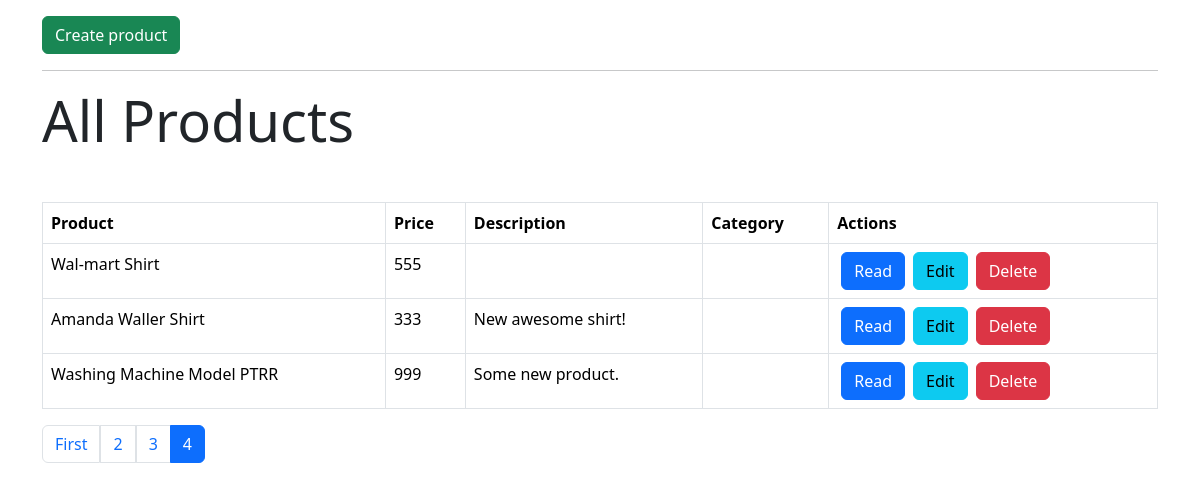
The app's page /index.php?page=4 with its own data.
### tables this page shows
CREATE TABLE IF NOT EXISTS `products` (
  `id` int(11) NOT NULL AUTO_INCREMENT,
  `name` varchar(32) NOT NULL,
  `description` text NOT NULL,
  `price` int(11) NOT NULL,
  `category_id` int(11) NOT NULL,
  `created` datetime NOT NULL,
  `modified` timestamp NOT NULL DEFAULT CURRENT_TIMESTAMP,
  PRIMARY KEY (`id`)
);

### objects/product.php (called while the page is built, shortened)
<?php
    class Product {
        private $conn;
        private $table_name = "products";
        public function __construct($db) {
            $this->conn = $db;
        }
        function readAll($from_record_num, $records_per_page) {
            $query = "SELECT id, name, description, price, category_id FROM " . $this->table_name . " ORDER BY id ASC LIMIT {$from_record_num}, {$records_per_page}";
            $stmt = $this->conn->prepare($query);
            $stmt->execute();
            return $stmt;
        }
    }
?>

### objects/category.php (called while the page is built, shortened)
<?php
    class Category {
        private $conn;
        private $table_name = "categories";
        public function __construct($db) {
            $this->conn = $db;
        }
        function readName() {
            $query = "SELECT name FROM " . $this->table_name . " WHERE id = ? LIMIT 0,1";
            $stmt = $this->conn->prepare($query);
        }
    }
?>

### index.php (the view, shortened to what this page needs)
<?php
    include_once "layout_header.php";
    $page = isset($_GET['page']) ? $_GET['page'] : 1;
    $records_per_page = 5;
    $from_record_num = ($records_per_page * $page) - $records_per_page;
    include_once "objects/product.php";
    include_once "objects/category.php";
    $database = new Database();
    $db = $database->getConnection();
    $product = new Product($db);
    $stmt = $product->readAll($from_record_num, $records_per_page);
    $num = $stmt->rowCount();
?>
    <div class="mt-3">
        <a href="create_product.php" class="btn btn-success">Create product</a>
        <hr>
        <h3 class="display-4 mb-5">All Products</h3>
        <?php
            if ($num > 0) {
                echo "<table class='table table-hover table-responsive table-bordered'>";
                    echo "<tr>";
                        echo "<th>Product</th>";
                        echo "<th>Price</th>";
                        echo "<th>Description</th>";
                        echo "<th>Category</th>";
                        echo "<th>Actions</th>";
                    echo "</tr>";
                    while($row = $stmt->fetch(PDO::FETCH_ASSOC)) {
                        extract($row);
                        echo "<tr>";
                            echo "<td>{$name}</td>";
                            echo "<td>{$price}</td>";
                            echo "<td>{$description}</td>";
                            echo "<td>";
                            echo "</td>";
                            echo "<td>";
                                echo "<a href='read_one.php?id={$id}' class='btn btn-primary mx-1'>Read</a>";
                                echo "<a href='update_product.php?id={$id}' class='btn btn-info mx-1'>Edit</a>";
                                echo "<a delete-id='{$id}' class='btn btn-danger delete-object mx-1'>Delete</a>";
                            echo "</td>";
                        echo "</tr>";
                    }
                echo "</table>";
            } else {
                echo "<div class='alert alert-info'>No products found.</div>";
            }
        ?>
        <?php
            include_once 'paging.php';
        ?>
    </div>
<?php
    include_once "layout_footer.php";
?>

### records on screen
products: name "Wal-mart Shirt", price "555"
products: name "Amanda Waller Shirt", price "333", description "New awesome shirt!"
products: name "Washing Machine Model PTRR", price "999", description "Some new product."
